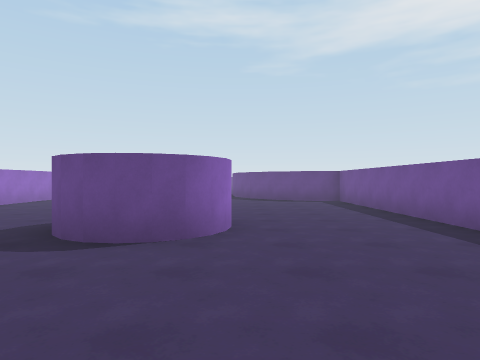
view 1 (above)

24 first-person views from a walk through a scene from a Unity 3-D project. The camera is 1.4 m above the floor, looks level and sees 75° across. The floor is counted in squares, 2 m on a side. Each view is taken from the middle of a square. On the plan, view 1 faces up. The plan holds only what a view shows up to about 10 squares ahead; the rest is blank. The place goes on beyond the plan. The player character is not drawn.

view 2
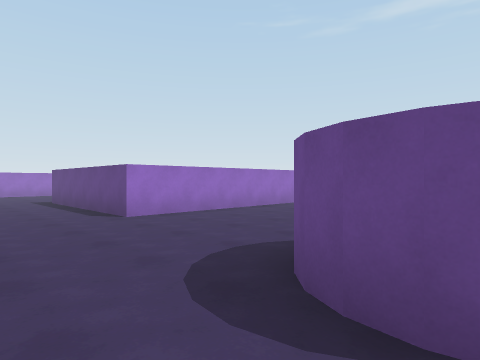

view 3
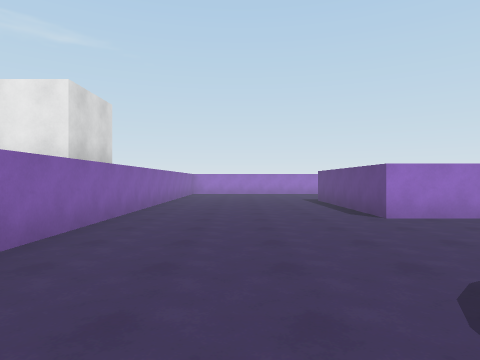

view 4
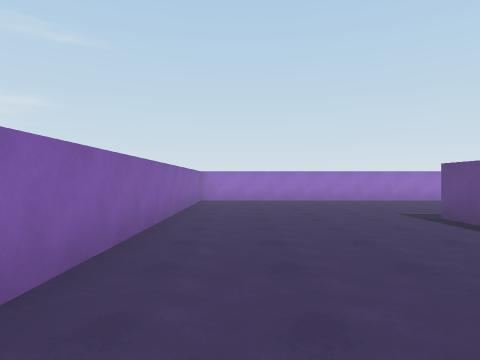

view 5
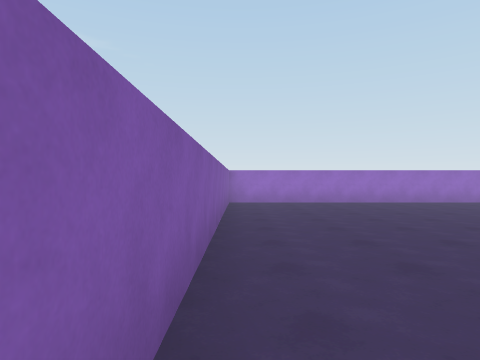

view 6
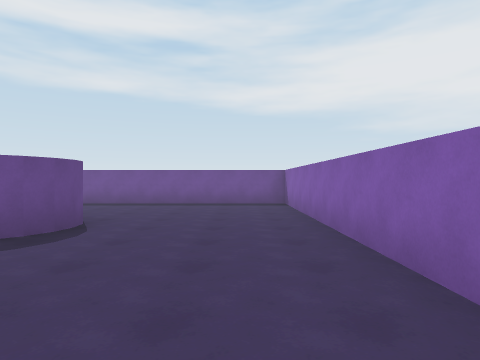

view 7
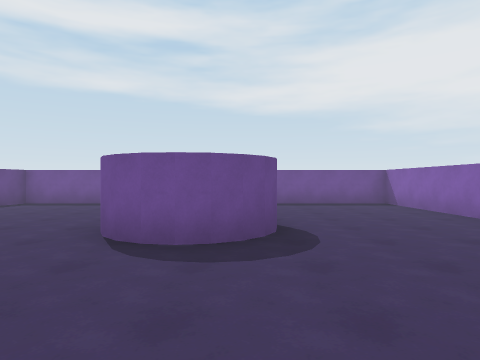

view 8
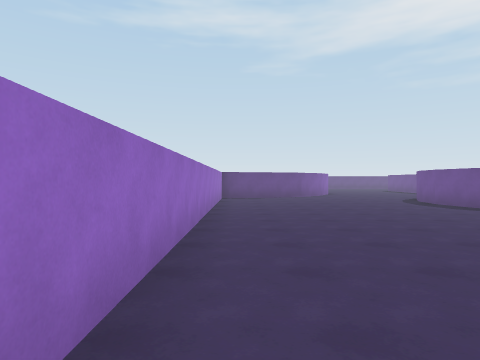

view 9
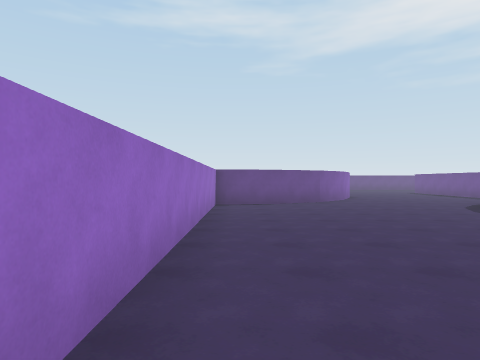

view 10
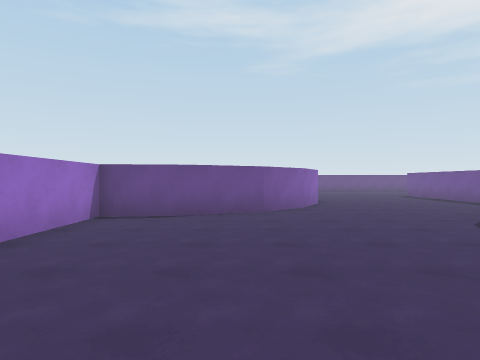

view 11
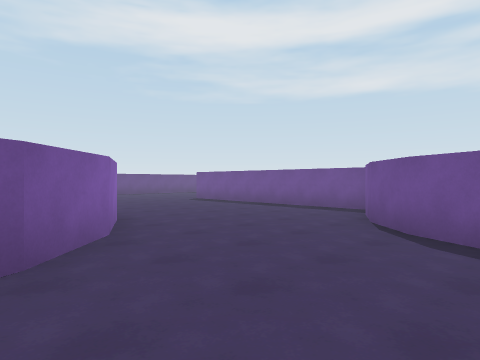

view 12
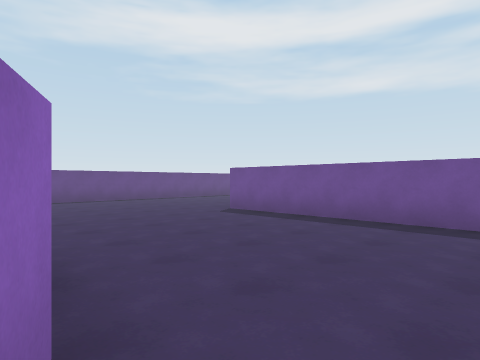

view 13
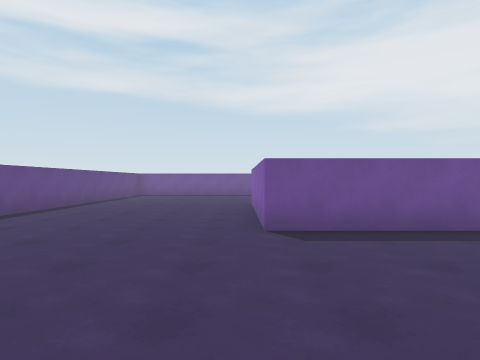

view 14
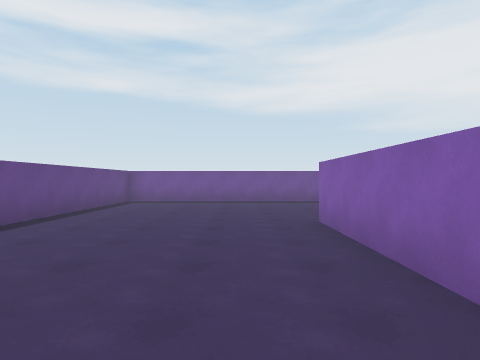

view 15
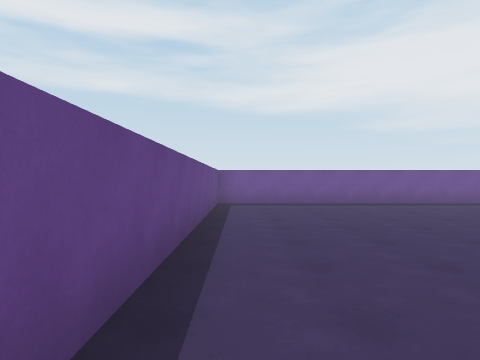

view 16
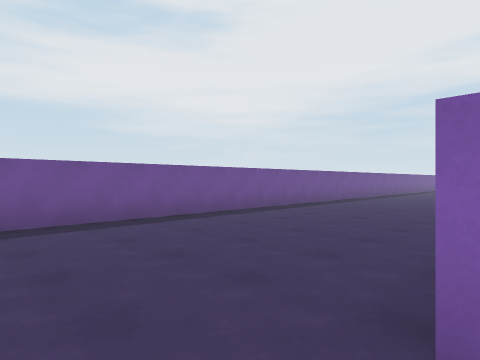

view 17
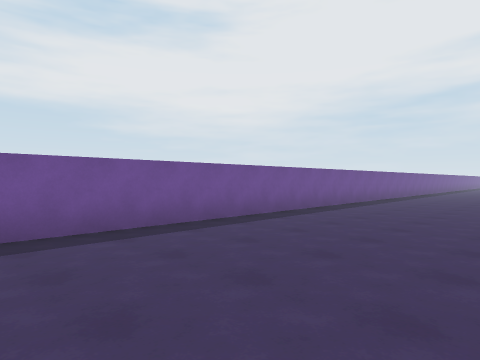

view 18
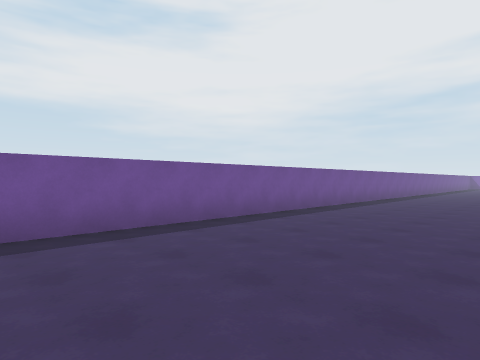

view 19
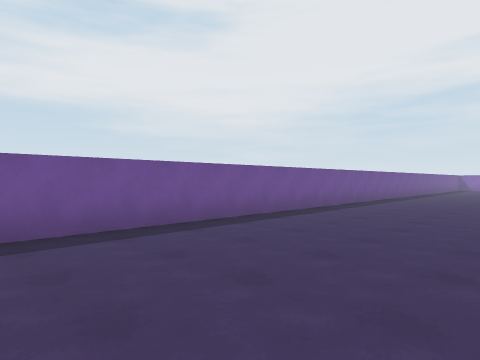

view 20
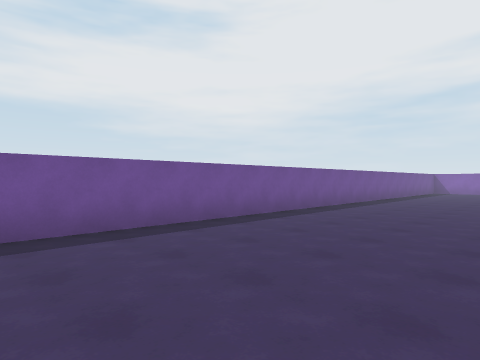

view 21
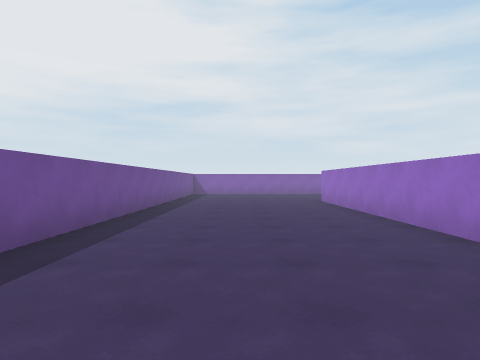

view 22
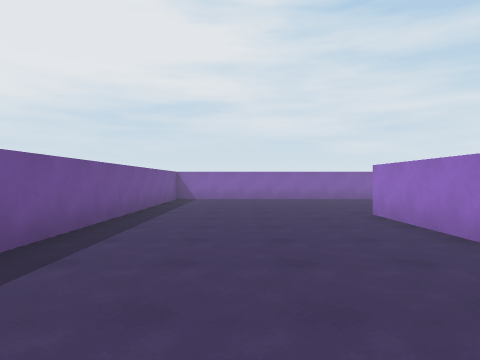

view 23
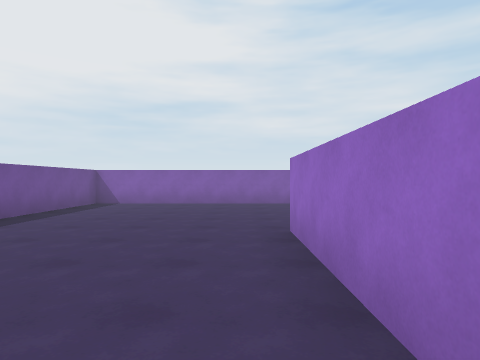

view 24
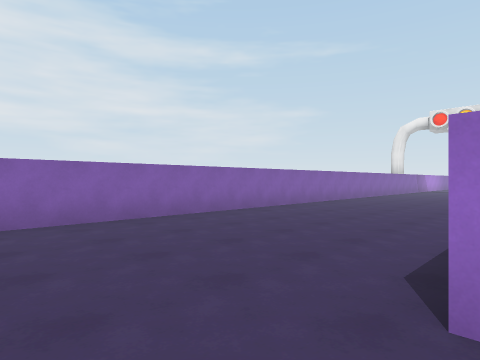

### Floor plan
Points are (right, up) in squares from view 1. A wall is a line through its corners. A room is listed if a view was taken in it or the views show most of it. See-through windows are left out.
Room 1 (views 1, 2, 3, 4, 5, 6, 7, 8, 9, 10, 11, 12, 13, 14, 15, 16, 17, 18, 19, 20, 21, 22, 23, 24)
walls: (-0.1, 12.8) (-0.3, 14.1) (-0.1, 15.3) (0.4, 16.3) (1.2, 17.1) (2.1, 17.6); (-2.7, 4.5) (-2.5, 5.3); (-0.1, 4.8) (-0.2, 4.3) (-0.4, 4); (-2.6, 4.3) (-2.7, 4.9); (-0.2, 4.1) (-0.6, 3.7); (-0.5, 3.8) (-1, 3.5); (-1.6, 3.4) (-2.3, 3.8); (-0.8, 3.5) (-1.8, 3.4) (-2.4, 4) (-2.8, 4.7) (-2.4, 5.4) (-2.1, 5.7); (-1.2, 3.4) (-2, 3.5); (-6.7, 17) (-6.7, 4.7) (-11.8, 4.7); (3.3, 18.1) (3.3, 24.7) (8.4, 24.7); (-1.6, 20.5) (-2.4, 19) (-3.5, 17.9) (-4.9, 17.2) (-6.4, 16.9); (8.3, 1.5) (8.3, -5.4); (-16.7, 7.5) (-16.7, -0.4); (-16, -0.3) (3.3, -0.3) (3.3, 10.4) (2.5, 10.5); (1.1, -10.3) (13.3, -10.3) (13.3, 29.7) (4.8, 29.7); (1.5, 29.7) (0.6, 29.7)

Where each view was taken, in squares from view 1:
view 1: 0 up, 0 right, facing up
view 2: 2 up, 1 left, facing up-left
view 3: 2 up, 1 left, facing left
view 4: 1 up, 6 left, facing left
view 5: 0 up, 7 left, facing left
view 6: 1 up, 6 left, facing right
view 7: 4 up, 6 left, facing right
view 8: 5 up, 6 left, facing up
view 9: 8 up, 6 left, facing up
view 10: 11 up, 4 left, facing up
view 11: 15 up, 4 left, facing up-right
view 12: 19 up, 2 left, facing up-right
view 13: 25 up, 1 left, facing right
view 14: 26 up, 3 right, facing right
view 15: 29 up, 4 right, facing right
view 16: 26 up, 8 right, facing down-right
view 17: 23 up, 9 right, facing down-right
view 18: 18 up, 9 right, facing down-right
view 19: 14 up, 9 right, facing down-right
view 20: 8 up, 9 right, facing down-right
view 21: 5 up, 11 right, facing down
view 22: 1 up, 11 right, facing down
view 23: 1 down, 9 right, facing down
view 24: 5 down, 10 right, facing down-left
